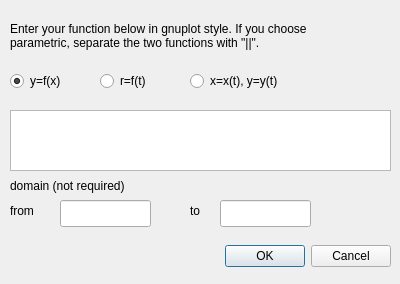
<?xml version="1.0" encoding="UTF-8"?>
<ui version="4.0">
 <class>Dialog</class>
 <widget class="QDialog" name="Dialog">
  <property name="geometry">
   <rect>
    <x>0</x>
    <y>0</y>
    <width>400</width>
    <height>284</height>
   </rect>
  </property>
  <property name="windowTitle">
   <string>Dialog</string>
  </property>
  <widget class="QDialogButtonBox" name="buttonBox">
   <property name="geometry">
    <rect>
     <x>50</x>
     <y>240</y>
     <width>341</width>
     <height>32</height>
    </rect>
   </property>
   <property name="orientation">
    <enum>Qt::Horizontal</enum>
   </property>
   <property name="standardButtons">
    <set>QDialogButtonBox::Cancel|QDialogButtonBox::Ok</set>
   </property>
  </widget>
  <widget class="QTextEdit" name="textEdit">
   <property name="geometry">
    <rect>
     <x>10</x>
     <y>110</y>
     <width>381</width>
     <height>61</height>
    </rect>
   </property>
  </widget>
  <widget class="QRadioButton" name="radioButton">
   <property name="geometry">
    <rect>
     <x>10</x>
     <y>70</y>
     <width>91</width>
     <height>22</height>
    </rect>
   </property>
   <property name="text">
    <string>y=f(x)</string>
   </property>
   <property name="checked">
    <bool>true</bool>
   </property>
  </widget>
  <widget class="QRadioButton" name="radioButton_2">
   <property name="geometry">
    <rect>
     <x>100</x>
     <y>70</y>
     <width>91</width>
     <height>22</height>
    </rect>
   </property>
   <property name="text">
    <string>r=f(t)</string>
   </property>
  </widget>
  <widget class="QRadioButton" name="radioButton_3">
   <property name="geometry">
    <rect>
     <x>190</x>
     <y>70</y>
     <width>121</width>
     <height>22</height>
    </rect>
   </property>
   <property name="text">
    <string>x=x(t), y=y(t)</string>
   </property>
  </widget>
  <widget class="QLabel" name="label">
   <property name="geometry">
    <rect>
     <x>10</x>
     <y>10</y>
     <width>381</width>
     <height>51</height>
    </rect>
   </property>
   <property name="text">
    <string>Enter your function below in gnuplot style. If you choose
parametric, separate the two functions with &quot;||&quot;.</string>
   </property>
  </widget>
  <widget class="QLineEdit" name="lineEdit">
   <property name="geometry">
    <rect>
     <x>60</x>
     <y>200</y>
     <width>91</width>
     <height>27</height>
    </rect>
   </property>
  </widget>
  <widget class="QLabel" name="label_2">
   <property name="geometry">
    <rect>
     <x>10</x>
     <y>170</y>
     <width>151</width>
     <height>31</height>
    </rect>
   </property>
   <property name="text">
    <string>domain (not required)</string>
   </property>
  </widget>
  <widget class="QLabel" name="label_3">
   <property name="geometry">
    <rect>
     <x>10</x>
     <y>200</y>
     <width>41</width>
     <height>21</height>
    </rect>
   </property>
   <property name="text">
    <string>from</string>
   </property>
  </widget>
  <widget class="QLabel" name="label_4">
   <property name="geometry">
    <rect>
     <x>190</x>
     <y>200</y>
     <width>21</width>
     <height>21</height>
    </rect>
   </property>
   <property name="text">
    <string>to</string>
   </property>
  </widget>
  <widget class="QLineEdit" name="lineEdit_2">
   <property name="geometry">
    <rect>
     <x>220</x>
     <y>200</y>
     <width>91</width>
     <height>27</height>
    </rect>
   </property>
  </widget>
 </widget>
 <resources/>
 <connections>
  <connection>
   <sender>buttonBox</sender>
   <signal>rejected()</signal>
   <receiver>Dialog</receiver>
   <slot>reject()</slot>
   <hints>
    <hint type="sourcelabel">
     <x>316</x>
     <y>260</y>
    </hint>
    <hint type="destinationlabel">
     <x>286</x>
     <y>274</y>
    </hint>
   </hints>
  </connection>
  <connection>
   <sender>buttonBox</sender>
   <signal>accepted()</signal>
   <receiver>Dialog</receiver>
   <slot>accept()</slot>
   <hints>
    <hint type="sourcelabel">
     <x>248</x>
     <y>254</y>
    </hint>
    <hint type="destinationlabel">
     <x>157</x>
     <y>274</y>
    </hint>
   </hints>
  </connection>
 </connections>
</ui>
